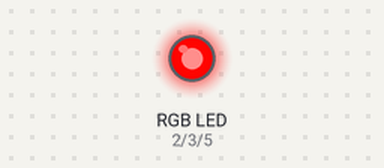
The sketch below on a simulated Arduino Uno, built with avr-gcc and run on an emulated ATmega328P. Parts: an RGB LED mixed from three pins (HIGH = lit). Dim RGB values are drawn brighter than linear.

Above: at 0.05 s.
At 0.9 s:
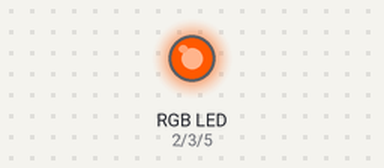
At 1.8 s:
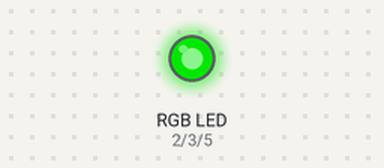
At 3.6 s:
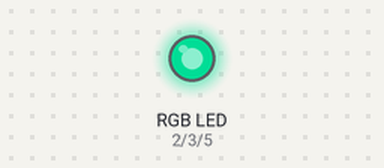
At 5.4 s:
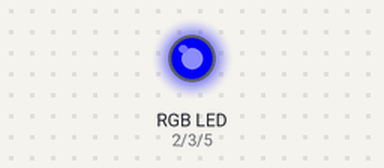
At 7.2 s:
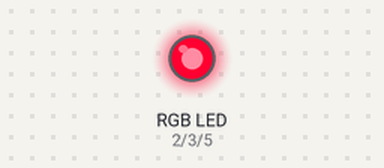
Timing chart, 0 to 10.0 s (numbered marks = the images above):
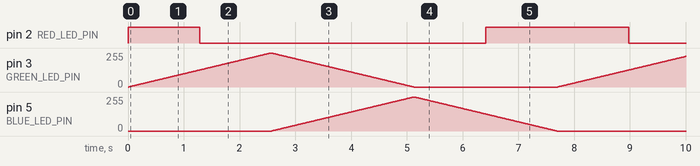

The sketch:

fullcolor_led.ino
```cpp
const int RED_LED_PIN = 2;
const int GREEN_LED_PIN = 3;
const int BLUE_LED_PIN = 5;

void setup() {
  pinMode(RED_LED_PIN, OUTPUT);
  pinMode(GREEN_LED_PIN, OUTPUT);
  pinMode(BLUE_LED_PIN, OUTPUT);
}

void loop() {
    // 赤から緑へ
  for (int i = 0; i < 256; i++) {
    analogWrite(RED_LED_PIN, 255 - i);
    analogWrite(GREEN_LED_PIN, i);
    delay(10);
  }

  // 緑から青へ
  for (int i = 0; i < 256; i++) {
    analogWrite(GREEN_LED_PIN, 255 - i);
    analogWrite(BLUE_LED_PIN, i);
    delay(10);
  }

  // 青から赤へ
  for (int i = 0; i < 256; i++) {
    analogWrite(BLUE_LED_PIN, 255 - i);
    analogWrite(RED_LED_PIN, i);
    delay(10);
  }
}
```

Measured:
- by itself, pin 2 (RED_LED_PIN): repeats every 7.7 s: LOW 5.1 s, HIGH 2.6 s
